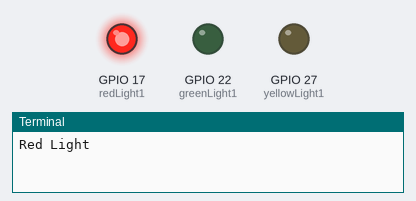
Simulated run of this program. Board: Raspberry Pi (BCM pin numbers). Parts: output pins drawn as LEDs (lit = HIGH), the last lines printed to the terminal.

Above: at 1.5 s.
At 4.2 s:
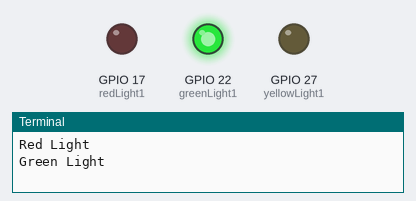
At 5.7 s:
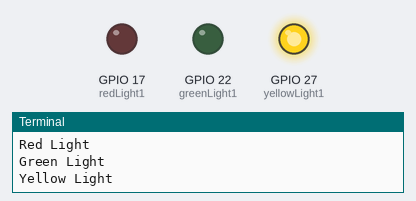
Timing chart, 0 to 7.8 s (numbered marks = the images above):
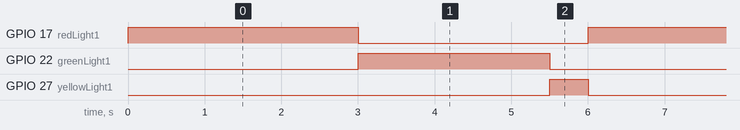

The program:

trafficlight1.py
```python
# Traffic Light 1: Emulate a single direction traffic light
# Programmed by Precilla
# Program date 06.17.2018

import RPi.GPIO as GPIO
import time

redLight1 = 17 # our red light (LED) pin
yellowLight1 = 27 # our yellow light (LED) pin
greenLight1 = 22 # our green light (LED) pin
redDelay = 30/10 # delay for red light (seconds)
yellowDelay = 5/10 # delay for yellow light (seconds)
greenDelay = 25/10 # delay for green light (seconds)

GPIO.setmode(GPIO.BCM) # Sets the GPIO mapped on the R-Pi
GPIO.setup(redLight1, GPIO.OUT) # Set pin as output
GPIO.setup(yellowLight1, GPIO.OUT) # Set pin as output
GPIO.setup(greenLight1, GPIO.OUT) # Set pin as output

GPIO.output(redLight1, GPIO.LOW) # turn off the red
GPIO.output(yellowLight1, GPIO.LOW) # turn off the yellow
GPIO.output(greenLight1, GPIO.LOW) # turn off the green

while True: # repeat indefinitely
    print ('Red Light') # send text to the screen
    GPIO.output(redLight1, GPIO.HIGH) # turn on red light
    GPIO.output(yellowLight1, GPIO.LOW) # turn off yellow light
    time.sleep(redDelay) # wait for red cycle
    print ('Green Light') # send text to the screen
    GPIO.output(greenLight1, GPIO.HIGH) # turn on green light
    GPIO.output(redLight1, GPIO.LOW) # turn off red light
    time.sleep(greenDelay) # wait for green cycle
    print ('Yellow Light') # send text to the screen
    GPIO.output(yellowLight1, GPIO.HIGH)# turn on yellow light
    GPIO.output(greenLight1, GPIO.LOW) # turn off green light
    time.sleep(yellowDelay) # wait for yellow cycle
```

Measured:
- by itself, GPIO 17 (redLight1): alternates HIGH for 3.0 s and LOW for 3.0 s
- by itself, GPIO 22 (greenLight1): alternates HIGH for 2.5 s and LOW for 3.5 s
- by itself, GPIO 27 (yellowLight1): alternates HIGH for 0.50 s and LOW for 5.5 s
